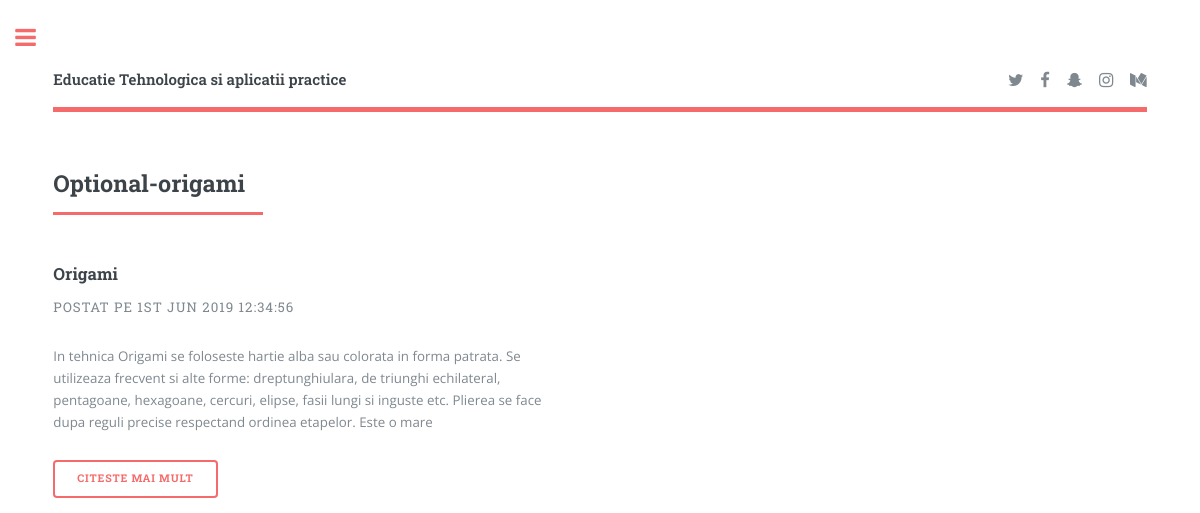
The page /optional1.php on the database its author committed.
### tables this page shows
CREATE TABLE `postari` (
  `id` int(11) unsigned NOT NULL AUTO_INCREMENT,
  `titlu` varchar(255) DEFAULT NULL,
  `descr` text,
  `data_postare` datetime DEFAULT NULL,
  PRIMARY KEY (`id`)
);

### optional1.php (the view, shortened to what this page needs)
<?php require('include/config.php'); ?>
<!DOCTYPE HTML>
<html>
	<head>
    <link href="https://stackpath.bootstrapcdn.com/font-awesome/4.7.0/css/font-awesome.min.css" rel="stylesheet">
		<link rel="stylesheet" href="css/main.css" />
	</head>
	<body class="is-preload">
			<div id="wrapper">
					<div id="main">
						<div class="inner">
							<?php include("include/header.php");?>
								<section>
									<header class="major">
										<h2>Optional-origami</h2>
									</header>
									<div class="posts">
										<?php
											try {
											$stmt = $conn->query('SELECT id, titlu, descr, data_postare FROM postari ORDER BY id DESC');
												while($row = $stmt->fetch()){
													echo '<article>';
														echo '<header>';
															echo '<h3><a href="viewpost.php?id='.$row['id'].'">'.$row['titlu'].'</a></h3>';
															echo '<p>Postat pe '.date('jS M Y H:i:s', strtotime($row['data_postare'])).'</p>';
														echo '</header>';
														$desc = substr($row['descr'],0,300);
														echo '<p>'.$desc.'</p>';
														echo '<ul class="actions">';
															echo '<li><a href="viewpost.php?id='.$row['id'].'" class="button big">Citeste mai mult</a></li>';
														echo '</ul>';
													echo '</article>';
												}
											} catch(PDOException $e) {
												echo $e->getMessage();
											}
										?>
									</div>
								</section>
						</div>
					</div>
			</div>
	</body>
</html>

### rows shown on the page
postari: titlu "Origami", data_postare "1ST JUN 2019 12:34:56", descr "In tehnica Origami se foloseste hartie alba sau colorata in forma patrata. Se utilizeaza frecvent si alte forme: dreptunghiulara, de triunghi echilateral, pentagoane, hexagoane, cercuri, elipse, fasii lungi si inguste etc. Plierea se face dupa reguli precise respectand ordinea etapelor. Este o mare"
